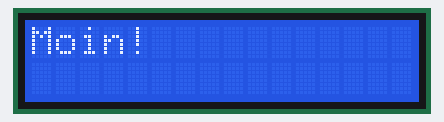
The sketch below on a simulated Arduino Uno, built with avr-gcc and run on an emulated ATmega328P. Parts: 16×2 character LCD.

Above: at 0.1 s.
At 4.1 s:
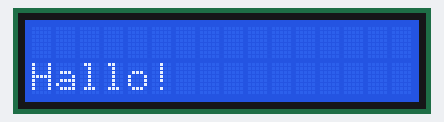

The sketch:

writeDisplay.ino.ino
```cpp
//#include "Arduino.h"
#include "LiquidCrystal_PCF8574.h"

//#define LCD_ADDRESS 0x3F
#define LCD_ADDRESS 0x27

int counter =0 ;


#define LCD_ROWS 2
#define LCD_COLUMNS 16
#define SCROLL_DELAY 150
#define BACKLIGHT 255

LiquidCrystal_PCF8574 display(LCD_ADDRESS);

void setup() {
  Serial.begin(9600);
  while(!Serial);

  display.begin(LCD_COLUMNS, LCD_ROWS);
  display.setBacklight(BACKLIGHT);

}

void loop() {
  display.clear();
  if(counter%2==0){
    //Setze den Cursor auf die obere Reihe
    display.setCursor(0,0);
    display.print("Moin!");

  }
  else{
    //Setze den Cursor auf die untere Reihe
    display.setCursor(0,1);
    display.print("Hallo!");
  }
    counter++;
  delay(4000);

}
```

Measured:
- what the display in image 1 shows lasts 4.0 s, from 4.1 s to 8.1 s
